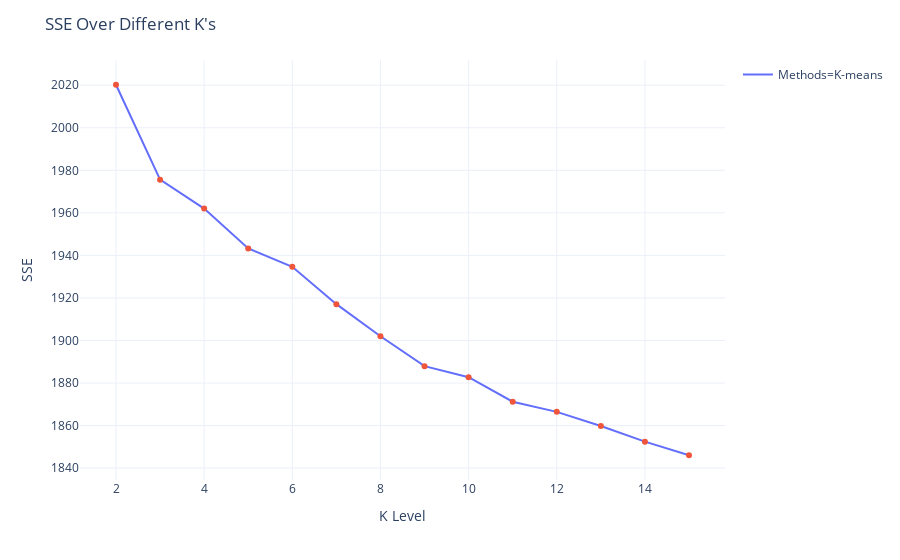

Notebook code cell kept with this figure:
### Code cell
fig = px.line(cluster_melt_sse, x="K Level", y="SSE", color="Methods", hover_name="Methods", template="plotly_white")
fig.add_trace(go.Scatter(x=cluster_melt_sse["K Level"], 
                         y=cluster_melt_sse["SSE"],
                         mode='markers',
                         showlegend=False))

fig.update_layout(
    title=dict(
        text="SSE Over Different K's",
        xanchor="auto")
)

fig.show()

### Figure 1 — Plotly figure (JSON) as saved in the notebook; plotly's stock layout.template omitted (floating-point values rounded to 4 significant figures)
{"data": [{"hoverlabel": {"namelength": 0}, "hovertemplate": "<b>%{hovertext}</b><br><br>Methods=K-means<br>K Level=%{x}<br>SSE=%{y}", "hovertext": ["K-means", "K-means", "K-means", "K-means", "K-means", "K-means", "K-means", "K-means", "K-means", "K-means", "K-means", "K-means", "K-means", "K-means"], "legendgroup": "Methods=K-means", "line": {"color": "#636efa", "dash": "solid"}, "mode": "lines", "name": "Methods=K-means", "showlegend": true, "type": "scatter", "x": ["2", "3", "4", "5", "6", "7", "8", "9", "10", "11", "12", "13", "14", "15"], "xaxis": "x", "y": [2020.0, 1976.0, 1962.0, 1943.0, 1935.0, 1917.0, 1902.0, 1888.0, 1883.0, 1871.0, 1866.0, 1860.0, 1852.0, 1846.0], "yaxis": "y"}, {"mode": "markers", "showlegend": false, "type": "scatter", "x": ["2", "3", "4", "5", "6", "7", "8", "9", "10", "11", "12", "13", "14", "15"], "y": [2020.0, 1976.0, 1962.0, 1943.0, 1935.0, 1917.0, 1902.0, 1888.0, 1883.0, 1871.0, 1866.0, 1860.0, 1852.0, 1846.0]}], "layout": {"autosize": true, "legend": {"tracegroupgap": 0}, "margin": {"t": 60}, "title": {"text": "SSE Over Different K's", "xanchor": "auto"}, "xaxis": {"anchor": "y", "autorange": true, "domain": [0, 1], "range": [1.222, 15.78], "title": {"text": "K Level"}, "type": "linear"}, "yaxis": {"anchor": "x", "autorange": true, "domain": [0, 1], "range": [1834.0, 2033.0], "title": {"text": "SSE"}, "type": "linear"}}}
